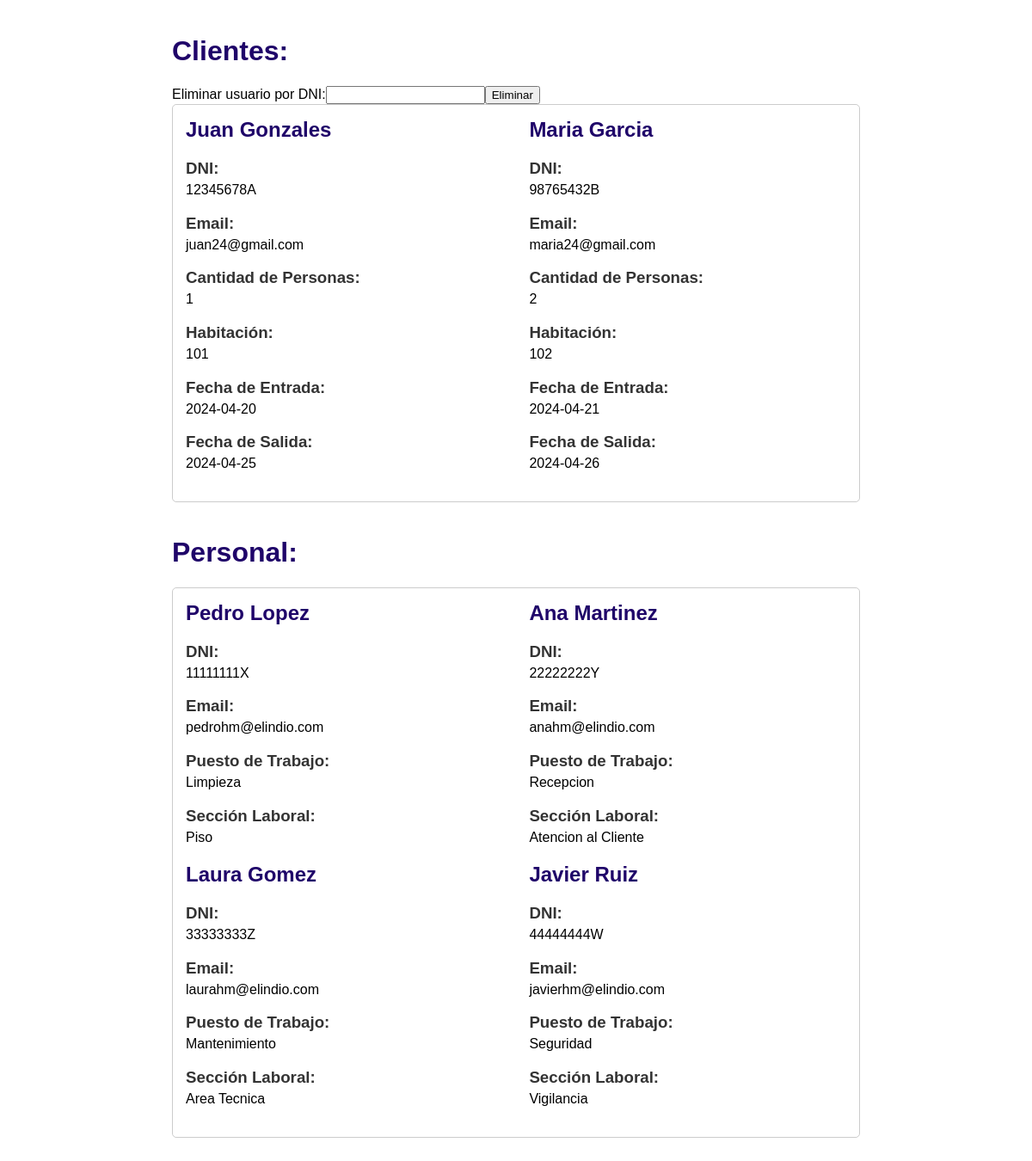
Before: /bbdd.php with the older database file.
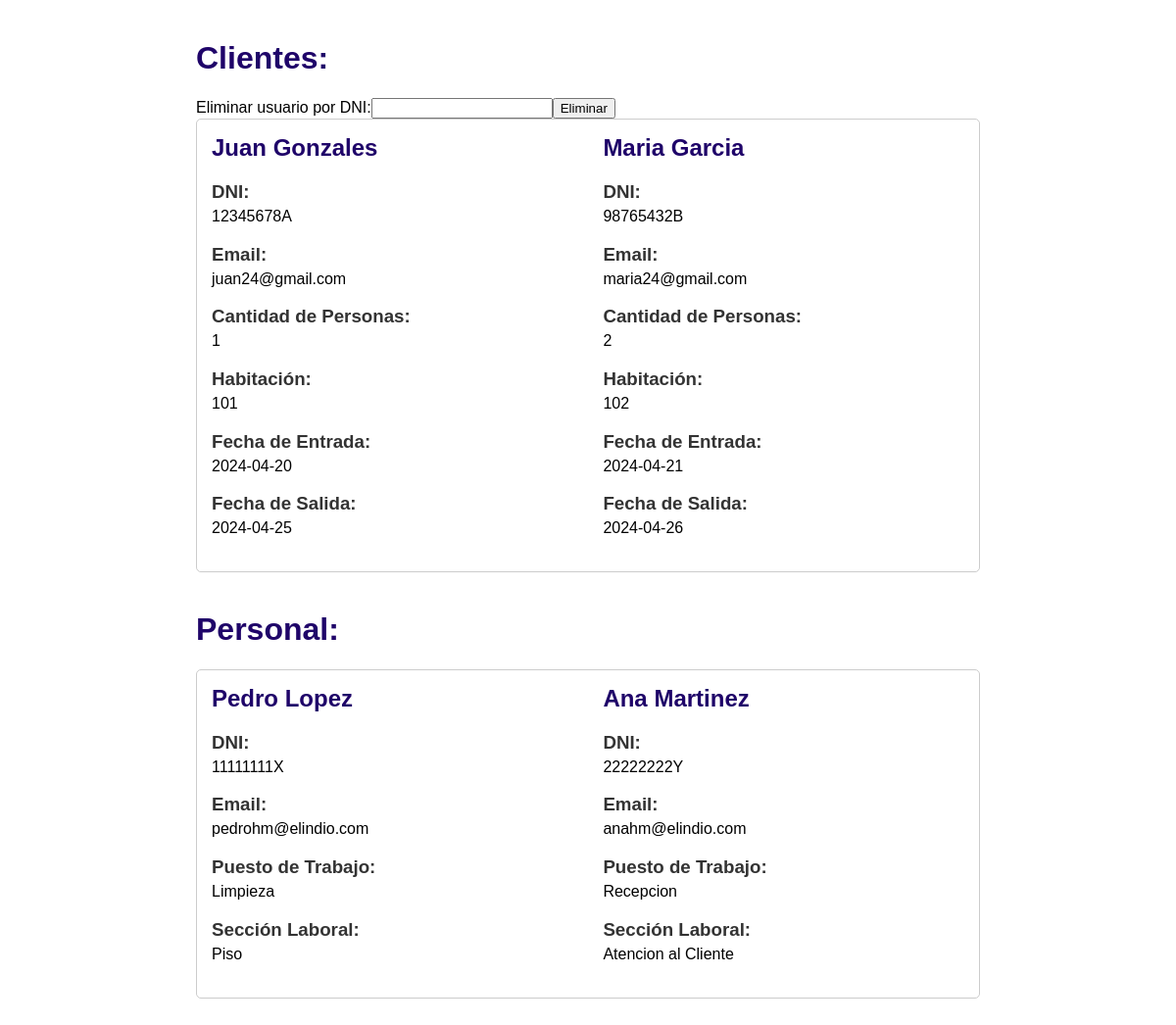
After: the same page with the newer database file.
### tables this page shows
CREATE TABLE IF NOT EXISTS cliente (
    id INT AUTO_INCREMENT PRIMARY KEY,  
    nombre VARCHAR(100) NOT NULL,  
    email VARCHAR(100) NOT NULL,  
    DNI VARCHAR(20) NOT NULL,  
    cantidad_personas INT NOT NULL,  
    habitacion INT NOT NULL,  
    fecha_entrada DATE NOT NULL,  
    fecha_salida DATE NOT NULL  
);

CREATE TABLE IF NOT EXISTS personal (
    id INT AUTO_INCREMENT PRIMARY KEY,  
    nombre VARCHAR(100) NOT NULL,  
    email VARCHAR(100) NOT NULL,  
    DNI VARCHAR(20) NOT NULL,  
    edad INT NOT NULL,  
    puesto VARCHAR(100) NOT NULL,  
    seccion VARCHAR(100) NOT NULL  
);

### www/bbdd.php (the view, shortened to what this page needs)
<!DOCTYPE html>
<html>
<head>
</head>
<body>
    <div class="container">
        <div class="section">
            <h1>Clientes:</h1>
            <?php
            $mysqli = new mysqli("mysql", "admin", "admin123", "elindio");
            echo '<form action="eliminar_usuario.php" method="post">';
            echo '<label for="eliminarDNI">Eliminar usuario por DNI:</label>';
            echo '<input type="text" id="eliminarDNI" name="eliminarDNI">';
            echo '<input type="submit" value="Eliminar">';
            echo '</form>';
            $query_cliente = "SELECT * FROM cliente";
            $result_cliente = $mysqli->query($query_cliente);
            if ($result_cliente->num_rows > 0) {
                echo '<div class="client">';
                while ($row_cliente = $result_cliente->fetch_assoc()) {
                    echo '<div>';
                    echo '<h2>' . $row_cliente['nombre'] . '</h2>';
                    echo '<div><h3>DNI:</h3>' . $row_cliente['DNI'] . '</div>';
                    echo '<div><h3>Email:</h3>' . $row_cliente['email'] . '</div>';
                    echo '<div><h3>Cantidad de Personas:</h3>' . $row_cliente['cantidad_personas'] . '</div>';
                    echo '<div><h3>Habitación:</h3>' . $row_cliente['habitacion'] . '</div>';
                    echo '<div><h3>Fecha de Entrada:</h3>' . $row_cliente['fecha_entrada'] . '</div>';
                    echo '<div><h3>Fecha de Salida:</h3>' . $row_cliente['fecha_salida'] . '</div>';
                    echo '</div>';
                }
                echo '</div>';
            } else {
                echo '<p>No hay datos en la tabla "cliente".</p>';
            }
            ?>
        </div>
        <div class="section">
            <h1>Personal:</h1>
            <?php
            $query_personal = "SELECT * FROM personal";
            $result_personal = $mysqli->query($query_personal);
            if ($result_personal->num_rows > 0) {
                echo '<div class="employee">';
                while ($row_personal = $result_personal->fetch_assoc()) {
                    echo '<div>';
                    echo '<h2>' . $row_personal['nombre'] . '</h2>';
                    echo '<div><h3>DNI:</h3>' . $row_personal['DNI'] . '</div>';
                    echo '<div><h3>Email:</h3>' . $row_personal['email'] . '</div>';
                    echo '<div><h3>Puesto de Trabajo:</h3>' . $row_personal['puesto'] . '</div>';
                    echo '<div><h3>Sección Laboral:</h3>' . $row_personal['seccion'] . '</div>';
                    echo '</div>';
                }
                echo '</div>';
            } else {
                echo '<p>No hay datos en la tabla "personal".</p>';
            }
            ?>
        </div>
    </div>
</body>
</html>

### www/bbdd.php (style rules this page uses)
body { font-family: Arial, sans-serif; margin: 0; padding: 0; }
.container { max-width: 800px; margin: 0 auto; padding: 20px; }
h1 { color: #1f0469; }
.section { margin-bottom: 40px; }
.client, .employee { display: flex; flex-wrap: wrap; justify-content: space-between; border: 1px solid #ccc; border-radius: 5px; padding: 15px; background-color: #fff; }
.client div, .employee div { flex: 0 0 48%; margin-bottom: 10px; }
.client h2, .employee h2 { margin-top: 0; color: #1f0469; }
.client h3, .employee h3 { margin-bottom: 5px; color: #333; }

Changed rows visible on the page:
removed personal: nombre "Laura Gomez", DNI "33333333Z", email "laurahm@elindio.com", puesto "Mantenimiento", seccion "Area Tecnica"
removed personal: nombre "Javier Ruiz", DNI "44444444W", email "javierhm@elindio.com", puesto "Seguridad", seccion "Vigilancia"
